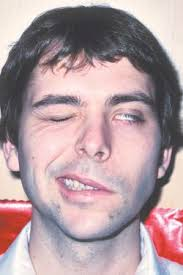
#> input picture backend/data/raw_data/Strokefaces/droopy/images (58).jpg, 183 x 275 px, found by its file name; its folder holds only this picture in this run
$ python enhanced_training.py
#> lines starting #> are read from the running program, lines starting #| are printed output that depends on the picture
#> in _load_images_from_folder, image is the input picture: PIL image 183x275 RGB; mean R, G, B 178.6, 156.2, 160.7
import os
import numpy as np
from PIL import Image
import joblib
from sklearn.model_selection import train_test_split
from sklearn.ensemble import RandomForestClassifier
from sklearn.metrics import classification_report, accuracy_score, confusion_matrix
import tarfile
import shutil
import json
import cv2
from sklearn.preprocessing import StandardScaler

class EnhancedFacialParalysisTrainer:
    def __init__(self):
        self.paralytic_path = os.path.join(os.path.expanduser('~'), 'Downloads', 'archive (4)', 'Strokefaces', 'droopy')
        self.normal_path = os.path.join(os.path.expanduser('~'), 'Downloads', 'normal face')
        self.lfw_tgz_path = os.path.join(self.normal_path, 'lfw-funneled.tgz')
        self.lfw_extracted_path = os.path.join(self.normal_path, 'lfw_funneled')
        self.model_save_path = 'models/enhanced_ai_model.pkl'
        self.scaler_save_path = 'models/enhanced_scaler.pkl'
        self.model_info_path = 'models/enhanced_model_info.json'
        self.image_size = (64, 64)  # Higher resolution for better features
        self.max_images_per_class = 500  # More data for better training

    def _extract_lfw(self):
        """Extract LFW dataset if not already extracted"""
        if os.path.exists(self.lfw_extracted_path):
            print("✅ LFW dataset already extracted")
            return

        if not os.path.exists(self.lfw_tgz_path):
            print("❌ LFW dataset not found!")
            return

        print("📦 Extracting LFW dataset...")
        try:
            with tarfile.open(self.lfw_tgz_path, 'r:gz') as tar:
                tar.extractall(self.normal_path)
            print("✅ LFW dataset extracted successfully")
        except Exception as e:
            print(f"❌ Error extracting LFW: {e}")

    def _detect_face(self, image):
        """Detect and crop face from image"""
        try:
            # Convert PIL to OpenCV format
            img_cv = cv2.cvtColor(np.array(image), cv2.COLOR_RGB2BGR)

            # Load face cascade
            face_cascade = cv2.CascadeClassifier(cv2.data.haarcascades + 'haarcascade_frontalface_default.xml')

            # Detect faces
            faces = face_cascade.detectMultiScale(img_cv, 1.1, 4)
#> faces = [[14, 58, 157, 157]]

            if len(faces) > 0:
                # Get the largest face
                x, y, w, h = max(faces, key=lambda f: f[2] * f[3])
#> x = 14; y = 58; w = 157; h = 157

                # Add some padding
                padding = 20
                x = max(0, x - padding)
#> x = 0
                y = max(0, y - padding)
#> y = 38
                w = min(img_cv.shape[1] - x, w + 2 * padding)
#> w = 183
                h = min(img_cv.shape[0] - y, h + 2 * padding)
#> h = 197

                # Crop face
                face = img_cv[y:y+h, x:x+w]
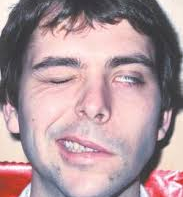
#> face: shape (197, 183, 3); mean B, G, R 156.6, 151.5, 176.7
                return Image.fromarray(cv2.cvtColor(face, cv2.COLOR_BGR2RGB))
            else:
                return image  # Return original if no face detected
        except:
            return image  # Return original if face detection fails

    def _extract_facial_features(self, image):
        """Extract enhanced facial features for paralysis detection"""
        try:
            # Convert to grayscale
            gray = image.convert('L')
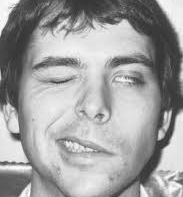
#> gray: PIL image 183x197 L; min 46, max 254, mean 159.6
            img_array = np.array(gray)

            # Resize to target size
            img_resized = cv2.resize(img_array, self.image_size)
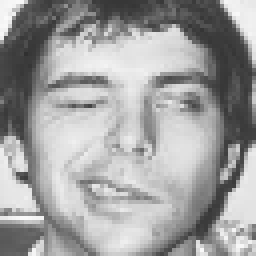
#> img_resized: shape (64, 64) (shown 4 times larger); min 48, max 250, mean 159.6

            # Extract asymmetry features (key for paralysis detection)
            left_half = img_resized[:, :self.image_size[1]//2]
            right_half = img_resized[:, self.image_size[1]//2:]
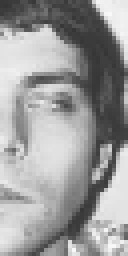
#> right_half: shape (64, 32) (shown 4 times larger); min 53, max 248, mean 155.3

            # Flip right half to compare with left
            right_flipped = cv2.flip(right_half, 1)
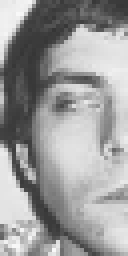
#> right_flipped: shape (64, 32) (shown 4 times larger); min 53, max 248, mean 155.3

            # Calculate asymmetry metrics
            asymmetry = np.mean(np.abs(left_half.astype(float) - right_flipped.astype(float)))
#> asymmetry = 34.42

            # Extract edge features (facial contours)
            edges = cv2.Canny(img_resized, 50, 150)
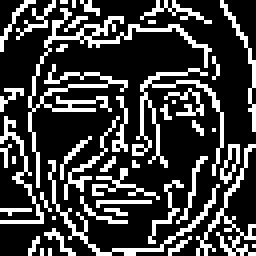
#> edges: shape (64, 64) (shown 4 times larger); 25% white in thin lines or dots
            edge_density = np.sum(edges > 0) / (self.image_size[0] * self.image_size[1])
#> edge_density = 0.25

            # Extract texture features
            texture_features = []
            for kernel_size in [3, 5, 7]:
                kernel = np.ones((kernel_size, kernel_size), np.float32) / (kernel_size * kernel_size)
                filtered = cv2.filter2D(img_resized, -1, kernel)
                texture_features.extend([
                    np.mean(filtered),
                    np.std(filtered),
                    np.var(filtered)
                ])
#> this loop made 3 passes
#> pass 2, in _extract_facial_features, `filtered = cv2.filter2D(img_resized, -1, kernel)`:
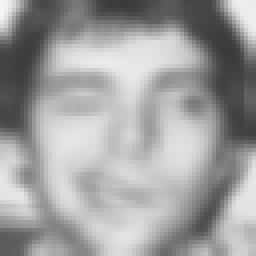
#> filtered: shape (64, 64) (shown 4 times larger); min 58, max 244, mean 159.4
#> after the loop, texture_features = [159.4, 55.4, 3069.7, 159.4, 51.96, 2699.5, 159.3, 48.94, 2395.6]

            # Combine all features
            basic_features = img_resized.flatten()  # Basic pixel features
#> basic_features = 4096 values, max 250 at index 257, min 48 at index 838, mean 159.6
            asymmetry_features = [asymmetry, edge_density]
#> asymmetry_features = [34.42, 0.25]
            combined_features = np.concatenate([basic_features, asymmetry_features, texture_features])
#> combined_features = 4107 values, max 3069.7 at index 4100, min 0.25 at index 4097, mean 161.3

            return combined_features
        except Exception as e:
            print(f"Error extracting features: {e}")
            # Fallback to basic features
            return np.array(image.convert('L').resize(self.image_size)).flatten()

    def _load_images_from_folder(self, folder, label, limit=None):
        """Load and preprocess images from folder"""
        images = []
        labels = []

        if not os.path.exists(folder):
            print(f"❌ Folder not found: {folder}")
            return images, labels

        files = [f for f in os.listdir(folder) if f.lower().endswith(('.png', '.jpg', '.jpeg'))]

        if limit:
            files = files[:limit]

        print(f"📁 Loading {len(files)} images from {os.path.basename(folder)}...")

        for i, filename in enumerate(files):
            try:
                img_path = os.path.join(folder, filename)
                image = Image.open(img_path)

                # Detect and crop face
                face_image = self._detect_face(image)

                # Extract enhanced features
                features = self._extract_facial_features(face_image)
#> features has the same summary as combined_features in _extract_facial_features

                images.append(features)
                labels.append(label)

                if (i + 1) % 50 == 0:
                    print(f"  Processed {i + 1}/{len(files)} images")

            except Exception as e:
                print(f"  Error processing {filename}: {e}")
                continue

        print(f"✅ Loaded {len(images)} images successfully")
#| ✅ Loaded 1 images successfully
        return images, labels

    def _load_lfw_images(self, limit=None):
        """Load images from LFW dataset"""
        images = []
        labels = []

        if not os.path.exists(self.lfw_extracted_path):
            print("❌ LFW dataset not found!")
            return images, labels

        person_dirs = [d for d in os.listdir(self.lfw_extracted_path)
                      if os.path.isdir(os.path.join(self.lfw_extracted_path, d))]

        print(f"📁 Found {len(person_dirs)} person directories in LFW")

        total_loaded = 0
        for person_dir in person_dirs:
            if limit and total_loaded >= limit:
                break

            person_path = os.path.join(self.lfw_extracted_path, person_dir)
            person_files = [f for f in os.listdir(person_path)
                           if f.lower().endswith(('.png', '.jpg', '.jpeg'))]

            # Limit images per person to ensure diversity
            max_per_person = min(3, len(person_files))
            person_files = person_files[:max_per_person]

            for filename in person_files:
                if limit and total_loaded >= limit:
                    break

                try:
                    img_path = os.path.join(person_path, filename)
                    image = Image.open(img_path)

                    # Detect and crop face
                    face_image = self._detect_face(image)

                    # Extract enhanced features
                    features = self._extract_facial_features(face_image)

                    images.append(features)
                    labels.append(0)  # Normal face
                    total_loaded += 1

                    if total_loaded % 50 == 0:
                        print(f"  Processed {total_loaded} LFW images")

                except Exception as e:
                    print(f"  Error processing {person_dir}/{filename}: {e}")
                    continue

        print(f"✅ Loaded {len(images)} LFW images successfully")
        return images, labels

    def run_enhanced_training(self):
        """Run enhanced training with better feature extraction"""
        print("🚀 ENHANCED FACIAL PARALYSIS MODEL TRAINING")
        print("=" * 60)

        # Extract LFW dataset
        self._extract_lfw()

        # Load paralytic images
        print("\n📊 Loading paralytic images...")
        paralytic_images, paralytic_labels = self._load_images_from_folder(
            self.paralytic_path, 1, self.max_images_per_class
        )
#> paralytic_images = 1 item; paralytic_labels = [1]

        # Load normal images from LFW
        print("\n📊 Loading normal images from LFW...")
        normal_images, normal_labels = self._load_lfw_images(self.max_images_per_class)

        if len(paralytic_images) == 0 or len(normal_images) == 0:
            print("❌ Not enough data for training!")
            return None

        # Combine datasets
        X = np.array(paralytic_images + normal_images)
        y = np.array(paralytic_labels + normal_labels)

        print(f"\n📈 Dataset Summary:")
        print(f"  Total images: {len(X)}")
        print(f"  Paralytic: {np.sum(y == 1)}")
        print(f"  Normal: {np.sum(y == 0)}")
        print(f"  Feature dimension: {X.shape[1]}")

        # Split data
        X_train, X_test, y_train, y_test = train_test_split(
            X, y, test_size=0.2, random_state=42, stratify=y
        )

        print(f"\n🔄 Training split:")
        print(f"  Training: {len(X_train)} images")
        print(f"  Testing: {len(X_test)} images")

        # Scale features
        print("\n⚖️ Scaling features...")
        scaler = StandardScaler()
        X_train_scaled = scaler.fit_transform(X_train)
        X_test_scaled = scaler.transform(X_test)

        # Train enhanced model
        print("\n🤖 Training enhanced Random Forest...")
        model = RandomForestClassifier(
            n_estimators=200,  # More trees
            max_depth=20,      # Deeper trees
            min_samples_split=5,
            min_samples_leaf=2,
            random_state=42,
            n_jobs=-1
        )

        model.fit(X_train_scaled, y_train)

        # Evaluate model
        print("\n📊 Evaluating model...")
        y_pred = model.predict(X_test_scaled)
        accuracy = accuracy_score(y_test, y_pred)

        print(f"\n🎯 RESULTS:")
        print(f"  Accuracy: {accuracy:.4f} ({accuracy*100:.2f}%)")
        print(f"\n📋 Classification Report:")
        print(classification_report(y_test, y_pred, target_names=['Normal', 'Paralytic']))

        # Confusion matrix
        cm = confusion_matrix(y_test, y_pred)
        print(f"\n📊 Confusion Matrix:")
        print(f"  Normal predicted as Normal: {cm[0,0]}")
        print(f"  Normal predicted as Paralytic: {cm[0,1]}")
        print(f"  Paralytic predicted as Normal: {cm[1,0]}")
        print(f"  Paralytic predicted as Paralytic: {cm[1,1]}")

        # Save model and scaler
        print(f"\n💾 Saving enhanced model...")
        os.makedirs(os.path.dirname(self.model_save_path), exist_ok=True)
        joblib.dump(model, self.model_save_path)
        joblib.dump(scaler, self.scaler_save_path)

        # Save model info
        model_info = {
            "accuracy": float(accuracy),
            "classification_report": classification_report(y_test, y_pred, target_names=['Normal', 'Paralytic'], output_dict=True),
            "confusion_matrix": cm.tolist(),
            "feature_dimension": int(X.shape[1]),
            "dataset_size": int(len(X)),
            "paralytic_images": int(np.sum(y == 1)),
            "normal_images": int(np.sum(y == 0)),
            "model_type": "Enhanced RandomForestClassifier",
            "image_size": self.image_size,
            "features_used": ["pixel_values", "asymmetry", "edge_density", "texture"]
        }

        with open(self.model_info_path, 'w') as f:
            json.dump(model_info, f, indent=4)

        print(f"✅ Enhanced model saved to {self.model_save_path}")
        print(f"✅ Scaler saved to {self.scaler_save_path}")
        print(f"✅ Model info saved to {self.model_info_path}")

        print(f"\n🎉 ENHANCED TRAINING COMPLETED!")
        print(f"   Final Accuracy: {accuracy:.4f} ({accuracy*100:.2f}%)")

        return model

if __name__ == '__main__':
    trainer = EnhancedFacialParalysisTrainer()
    trainer.run_enhanced_training()

$ run again, on backend/data/raw_data/Strokefaces/droopy/images (98).jpg
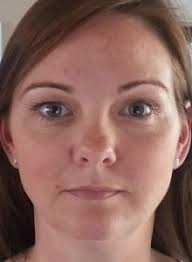
#> input picture backend/data/raw_data/Strokefaces/droopy/images (98).jpg, 192 x 262 px, found by its file name
#> in _load_images_from_folder, image is the input picture: PIL image 192x262 RGB; mean R, G, B 139.9, 101.8, 93.5
#> faces = [[6, 48, 172, 172]]
#> in _detect_face, `x, y, w, h = max(faces, key=lambda f: f[2] * f[3])`: x = 6; y = 48; w = 172
#> in _detect_face, `x = max(0, x - padding)`: x = 0
#> in _detect_face, `y = max(0, y - padding)`: y = 28
#> in _detect_face, `w = min(img_cv.shape[1] - x, w + 2 * padding)`: w = 192
#> in _detect_face, `h = min(img_cv.shape[0] - y, h + 2 * padding)`: h = 212
#> asymmetry = 30.72
#> in _extract_facial_features, `edges = cv2.Canny(img_resized, 50, 150)`:
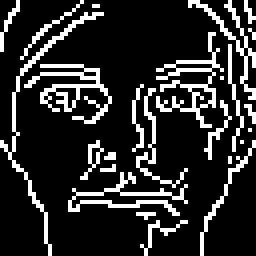
#> edges: shape (64, 64) (shown 4 times larger); 17.1% white in thin lines or dots
#> edge_density = 0.171
#> the loop in _extract_facial_features, `for kernel_size in [3, 5, 7]:` made 3 passes
#> pass 3, in _extract_facial_features, `filtered = cv2.filter2D(img_resized, -1, kernel)`:
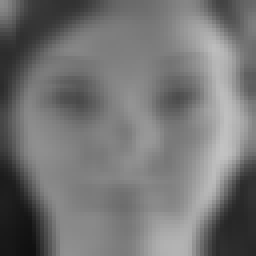
#> filtered: shape (64, 64) (shown 4 times larger); min 16, max 194, mean 116.1
#> after the loop in _extract_facial_features, `for kernel_size in [3, 5, 7]:`: texture_features = [116.1, 42.94, 1843.7, 116.1, 40.35, 1627.9, 116.1, 37.93, 1438.8]
#> basic_features = 4096 values, max 232 at index 1914, min 14 at index 3588, mean 116.1
#> asymmetry_features = [30.72, 0.171]
#> combined_features = 4107 values, max 1843.7 at index 4100, min 0.171 at index 4097, mean 117.1
#> features has the same summary as combined_features in _extract_facial_features
#| ✅ Loaded 1 images successfully
#> paralytic_images = 1 item; paralytic_labels = [1]
